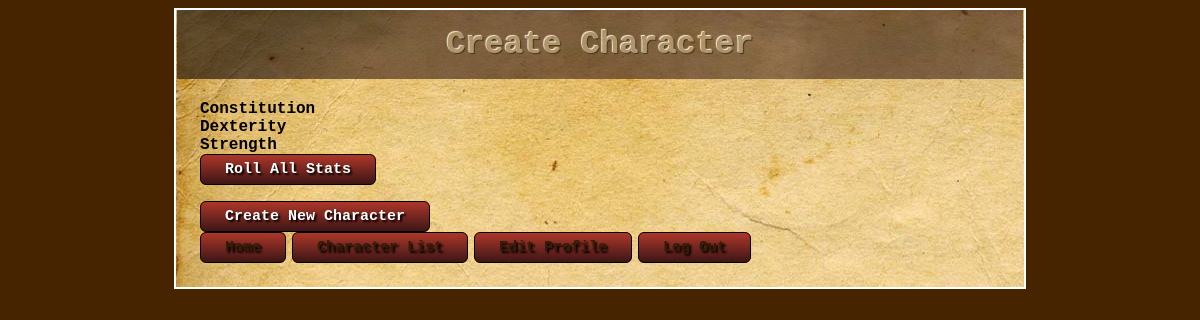
The app's page /Character/GenerateStats.php, older data.
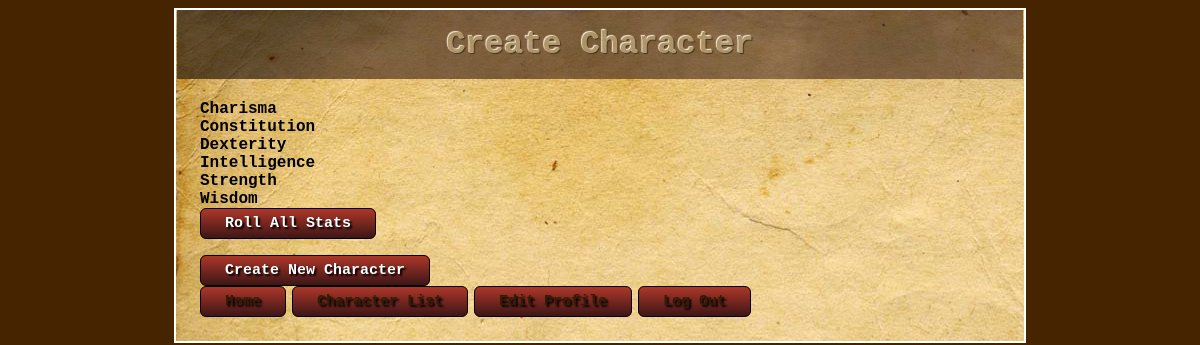
The same page, newer data.
### tables this page shows
CREATE TABLE stats_definitions
(  stat VARCHAR(35) NOT NULL,
   PRIMARY KEY (stat)
);

### Factories/DbConnectionFactory.php (called while the page is built, shortened)
<?php
class DbConnectionFactory
{
	public function CreateDbConnection()
	{
        $dbConnection = new PDO(DB_DSN, DB_USERNAME, DB_PASSWORD);
        $dbConnection->setAttribute(PDO::ATTR_EMULATE_PREPARES, false);
        $dbConnection->setAttribute(PDO::ATTR_ERRMODE, PDO::ERRMODE_EXCEPTION);
        return $dbConnection;
	}
}

### Database/StatRepository.php (called while the page is built, shortened)
<?php
include_once("../Factories/DbConnectionFactory.php");
include_once("../Models/StatDefinition.php");
include_once("../Models/StatDefinition.php");
class StatRepository
{
    private $_dbConnection;
    public function __construct()
    {
        $dbFactory = new DbConnectionFactory();
        $this->_dbConnection = $dbFactory->CreateDbConnection();
    }
    public function GetAllStats()
    {
        $preparedStatement = $this->_dbConnection->prepare('SELECT * FROM stats_definitions');
        $preparedStatement->execute();
        return $preparedStatement->fetchAll(PDO::FETCH_CLASS, 'StatDefinition');
    }
}

### Models/StatDefinition.php (called while the page is built)
<?php
class StatDefinition
{
	private $stat;
	public function GetStat() { return $this->stat; }
}

### Templates/StatTemplateGenerator.php (the view, shortened to what this page needs)
<?php
include_once("../Database/StatRepository.php");
class StatTemplateGenerator
{
	private $_statRepository;
	public function __construct()
	{
		$this->_statRepository = new StatRepository();
	}
	public function ListStats()
	{
		$stats = $this->_statRepository->GetAllStats();
		foreach ($stats as $stat)
		{
			echo $this->ListStatType($stat->GetStat());
		}
	}
public function ListStatType($statName)
{
   echo  <<<EOF
   	<div>
		<span> $statName </span>
	</div>
EOF;
}
}

### Character/GenerateStats.php (shortened to what this page needs)
<?php
include_once("../Helpers/HeaderHelper.php");
include_once("../Helpers/FooterHelper.php");
include_once("../Templates/StatTemplateGenerator.php");
$statTemplateGenerator = new StatTemplateGenerator();
?>
<!DOCTYPE html>
<html>
    <?php HeaderHelper::DrawHeader(); ?>
    <body>
        <h1>Create Character</h1>
        <form method="post" >
        	<?php $statTemplateGenerator->ListStats(); ?>
            <button name="RollAllStats" class="basicbutton">Roll All Stats</button>
        </form>
        <?php FooterHelper::DrawSessionFooter(); ?>
    </body>
</html>

### Helpers/HeaderHelper.php (shortened to what this page needs)
<?php
class HeaderHelper
{
	public static function DrawHeader()
	{
    	print('<head>');
    	print('</head>');
	}
}

### Helpers/FooterHelper.php (shortened to what this page needs)
<?php
class FooterHelper
{
	public static function DrawSessionFooter()
	{
		print('<footer>');
			print('<a href="../Character/Create.php" class="basicbutton">Create New Character</a>');
	        print('<div class="adminFooterLinks">');
	        	print('<a href="../index.html" class="basicbutton">Home</a>');
			print('<a href="../Character/Select.php" class="basicbutton">Character List</a>');
	        	print('<a href="../Account/Edit-Profile.php" class="basicbutton">Edit Profile</a>');
	        	print('<a href="../index.html" class="basicbutton">Log Out</a>');
				print('</div>');
	    print('</footer>');
	}
}

### Frontend/Styles/site.css (style rules this page uses)
button { display: block; }
body { width: 50em; margin-left: auto ; margin-right: auto ; border: 2px solid white; padding: 1.5em; padding-top: 0; background-image:url('oldpaper2.jpg'); background-repeat:repeat-x; font-family: �American Typewriter�, �Courier New�, Courier, Monaco, mono; font-weight:bold; }
h1 { background-color: #341d08; background-image: url('strip.jpg'); background-repeat: repeat-x; background-position: center; margin-top: 0; margin-right: -.73em; margin-left: -.73em; padding-top: .5em; padding-bottom: .5em; text-align: center; text-shadow: -1px -1px 1px #fff, 1px 1px 1px #000; color: #9c8468; opacity: 0.7; font-family: �American Typewriter�, �Courier New�, Courier, Monaco, mono; }
html { background-color: #472400; color: black; }
footer { margin-top: 1em; }
a, a:visited { margin-right: .4em; }
.adminFooterLinks a, .adminFooterLinks a:visited { color: #341d08; margin-right: .4em; }
.basicbutton { background:-webkit-gradient( linear, left top, left bottom, color-stop(0.05, #a83528), color-stop(1, #3d1616) ); background:-moz-linear-gradient( center top, #a83528 5%, #3d1616 100% ); filter:progid:DXImageTransform.Microsoft.gradient(startColorstr='#a83528', endColorstr='#3d1616'); background-color:#a83528; -moz-border-radius:6px; -webkit-border-radius:6px; border-radius:6px; border:1px solid #000000; display:inline-block; color:#ffffff; font-family:�American Typewriter�, �Courier New�, Courier, Monaco, mono;; font-size:15px; font-weight:bold; padding:6px 24px; text-decoration:none; text-shadow:2px 2px 2px #000000; }

Row changes from the older to the newer data that the page shows:
added stats_definitions: stat "Charisma"
added stats_definitions: stat "Intelligence"
added stats_definitions: stat "Wisdom"
